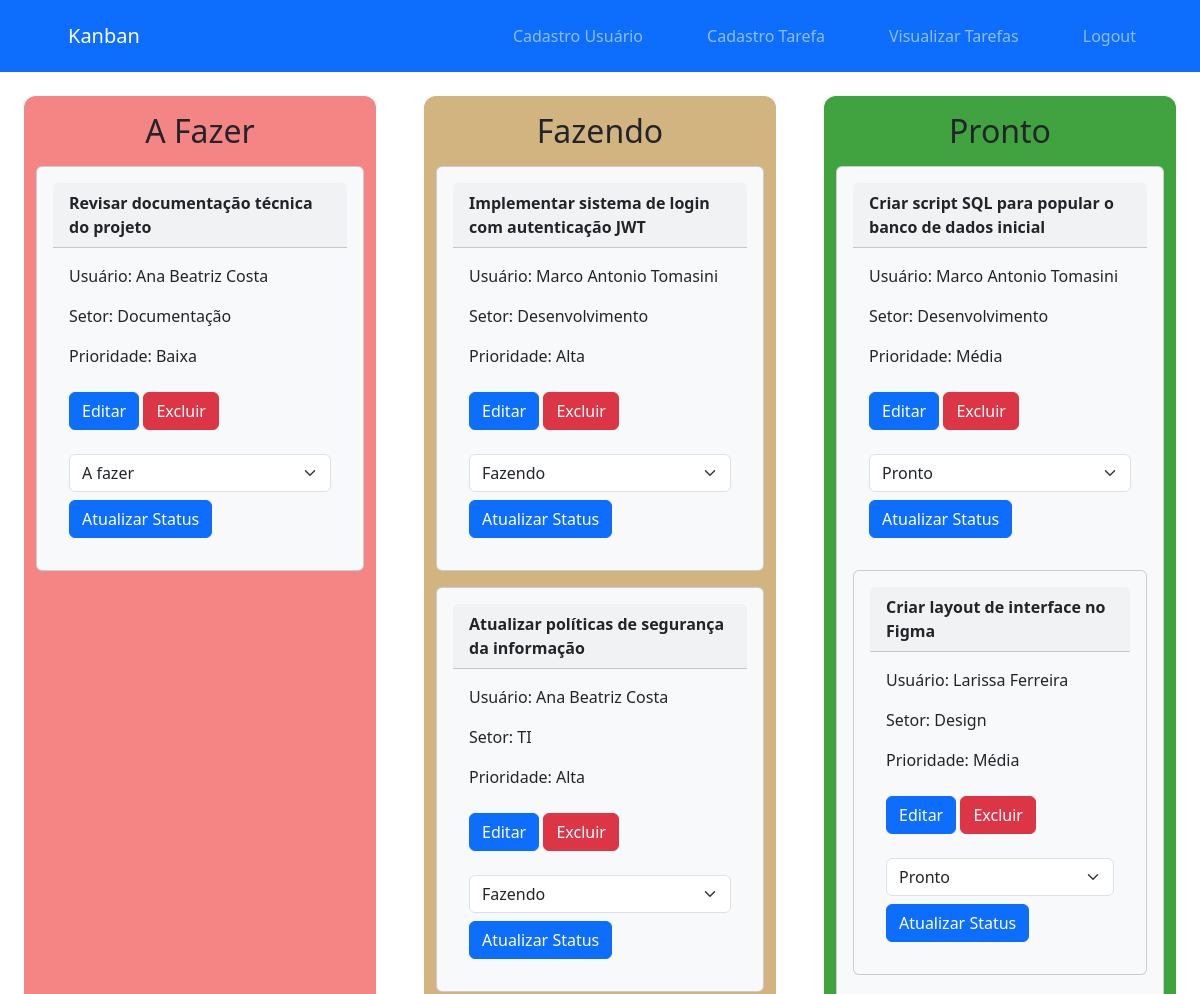
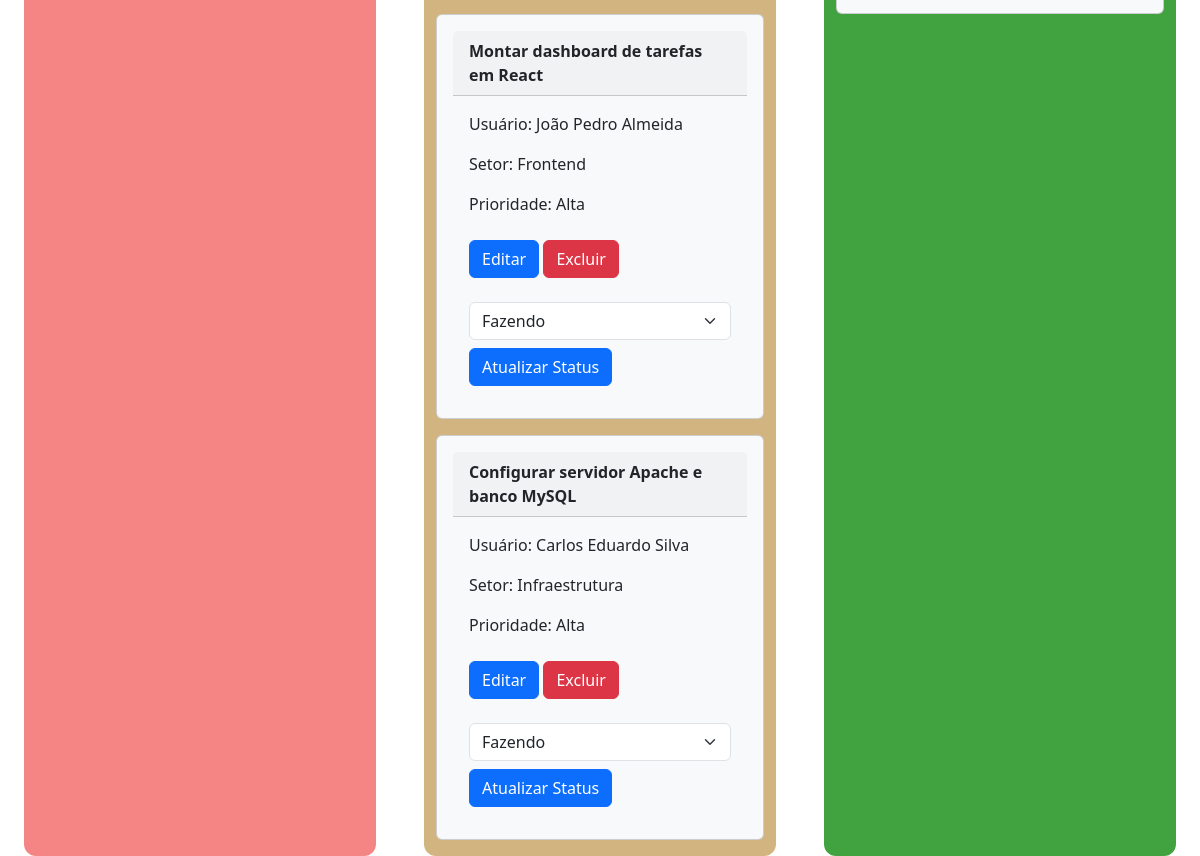
The page /index.php?id=2 (signed in) on the database its author committed (2 pictures, top to bottom).
### tables this page shows
CREATE TABLE tarefas
(
 id_tarefa INT PRIMARY KEY AUTO_INCREMENT,
 id_usuario INT, FOREIGN KEY (id_usuario) REFERENCES usuario(id_usuario),
 descricao_tarefa VARCHAR(255) NOT NULL,
 nome_setor VARCHAR(255) NOT NULL,
 prioridade ENUM('Baixa', 'Média', 'Alta') NOT NULL,
 data_cadastro TIMESTAMP DEFAULT CURRENT_TIMESTAMP,
 status ENUM('A Fazer', 'Fazendo', 'Pronto') NOT NULL
);

CREATE TABLE usuario 
( 
 id_usuario INT PRIMARY KEY AUTO_INCREMENT,
 nome VARCHAR(255) NOT NULL,  
 email VARCHAR(255) NOT NULL UNIQUE 
);

### index.php (the view, shortened to what this page needs)
<?php
include 'public/partials/header_index.php';
?>
<html lang="en">
<head>
    <link href="https://cdn.jsdelivr.net/npm/bootstrap@5.3.7/dist/css/bootstrap.min.css" rel="stylesheet">
    <link rel="stylesheet" href="styles/style.css">
</head>
<body>
    <div class="container-fluid h-100">
        <div class="row">
                <div class="ms-4 me-4 col justify-content-center align-items-center bg-fazer">
                    <h2 class="mt-3 text-center">A Fazer</h2>
                    <?php
                    $sql = "SELECT * FROM tarefas INNER JOIN usuario ON tarefas.id_usuario = usuario.id_usuario WHERE status = 'A fazer' AND tarefas.id_usuario = {$_SESSION['id_usuario']}";
                    $result = $mysqli->query($sql);
                    if ($result->num_rows > 0) {
                        while ($row = $result->fetch_assoc()) {
                            echo "
                                <div class=\"card bg-light text-dark p-3 mb-3 mt-3 \">
                                <div class=\"card-header desc\">{$row['descricao_tarefa']}</div>
                                    <div class=\"card-body\">
                                        <p class=\"card-text\">Usuário: {$row['nome']}</p>
                                        <p class=\"card-text\">Setor: {$row['nome_setor']}</p>
                                        <p class=\"card-text\">Prioridade: {$row['prioridade']}</p>
                                        <a method='GET' class='btn mb-4 btn-primary mt-2' href='public/cadastro_tarefa.php?id={$row['id_tarefa']}'>Editar</a>
                                        <a class='btn mb-4 btn-danger mt-2' href='public/delete_tarefa.php?id={$row['id_tarefa']}'>Excluir</a>
                                    <form action='public/update_status.php' method='POST'>
                                    <select name='status' class='form-select' required>
                                            <option value='A fazer' selected>A fazer</option>
                                            <option value='Fazendo'>Fazendo</option>
                                            <option value='Pronto'>Pronto</option>
                                        </select>
                                        <input type='hidden' name='id_tarefa' value='{$row['id_tarefa']}'>
                                        <input type='submit' class='btn btn-primary mt-2' value='Atualizar Status'>
                                    </form>
                                    </div>
                                </div>
                            ";
                        }
                    }
                    ?>
                </div>
                <div class="ms-4 me-4 col justify-content-center align-items-center bg-fazendo">
                    <h2 class="mt-3 text-center">Fazendo</h2>
                    <?php
                    $sql = "SELECT * FROM tarefas INNER JOIN usuario ON tarefas.id_usuario = usuario.id_usuario WHERE status = 'Fazendo'";
                    $result = $mysqli->query($sql);
                    if ($result->num_rows > 0) {
                        while ($row = $result->fetch_assoc()) {
                            echo "
                                <div class=\"card bg-light text-dark mb-3 mt-3 p-3\">
                                <div class=\"card-header desc\">{$row['descricao_tarefa']}</div>
                                    <div class=\"card-body\">
                                        <p class=\"card-text\">Usuário: {$row['nome']}</p>
                                        <p class=\"card-text\">Setor: {$row['nome_setor']}</p>
                                        <p class=\"card-text\">Prioridade: {$row['prioridade']}</p>
                                        <a class='btn mb-4 btn-primary mt-2' href='public/cadastro_tarefa.php?id={$row['id_tarefa']}'>Editar</a>
                                        <a class='btn mb-4 btn-danger mt-2' href='public/delete_tarefa.php?id={$row['id_tarefa']}'>Excluir</a>
                                        <form action='public/update_status.php' method='POST'>
                                            <select name='status' class='form-select' required>
                                                <option value='A fazer'>A fazer</option>
                                                <option value='Fazendo' selected>Fazendo</option>
                                                <option value='Pronto'>Pronto</option>
                                            </select>
                                            <input type='hidden' name='id_tarefa' value='{$row['id_tarefa']}'>
                                            <input type='submit' class='btn btn-primary mt-2' value='Atualizar Status'>
                                        </form>
                                    </div>
                                </div>
                            ";
                        }
                    }
                    ?>
                </div>
                <div class="ms-4 me-4 col justify-content-center align-items-center bg-pronto">
                    <h2 class="mt-3 text-center">Pronto</h2>
                    <?php
                    $sql = "SELECT * FROM tarefas INNER JOIN usuario ON tarefas.id_usuario = usuario.id_usuario WHERE status = 'Pronto'";
                    $result = $mysqli->query($sql);
                    if ($result->num_rows > 0) {
                        while ($row = $result->fetch_assoc()) {
                            echo "
                                <div class=\"card bg-light mb-3 mt-3 p-3\">
                                <div class=\"card-header desc\">{$row['descricao_tarefa']}</div>
                                    <div class=\"card-body\">
                                        <p class=\"card-text\">Usuário: {$row['nome']}</p>
                                        <p class=\"card-text\">Setor: {$row['nome_setor']}</p>
                                        <p class=\"card-text\">Prioridade: {$row['prioridade']}</p>
                                        <a class='btn mb-4 btn-primary mt-2' href='public/cadastro_tarefa.php?id={$row['id_tarefa']}'>Editar</a>
                                        <a class='btn mb-4 btn-danger mt-2' href='public/delete_tarefa.php?id={$row['id_tarefa']}'>Excluir</a>
                                    <form action='public/update_status.php' method='POST'>
                                        <select name='status' class='form-select' required>
                                            <option value='A fazer'>A fazer</option>
                                            <option value='Fazendo'>Fazendo</option>
                                            <option value='Pronto' selected>Pronto</option>
                                        </select>
                                        <input type='hidden' name='id_tarefa' value='{$row['id_tarefa']}'>
                                        <input type='submit' class='btn btn-primary mt-2' value='Atualizar Status'>
                                    </form>
                                </div>
                            ";
                        }
                    }
                    ?>
                </div>
            </div>
        </div>
    </div>
</body>
</html>

### styles/style.css (style rules this page uses)
body { height: 100vh; }
.bg-fazer { background-color: rgb(245, 132, 132); border-radius: 12px; }
.bg-fazendo { background-color: rgb(209, 180, 127); border-radius: 12px; }
.bg-pronto { background-color: rgb(64, 163, 64); border-radius: 12px; }
.h-100 { height: 90vh; }
.desc { font-weight: bold; }

### rows shown on the page
tarefas: descricao_tarefa "Revisar documentação técnica do projeto", id_usuario.nome "Ana Beatriz Costa", nome_setor "Documentação", prioridade "Baixa"
tarefas: descricao_tarefa "Implementar sistema de login com autenticação JWT", id_usuario.nome "Marco Antonio Tomasini", nome_setor "Desenvolvimento", prioridade "Alta"
tarefas: descricao_tarefa "Atualizar políticas de segurança da informação", id_usuario.nome "Ana Beatriz Costa", nome_setor "TI", prioridade "Alta"
tarefas: descricao_tarefa "Montar dashboard de tarefas em React", id_usuario.nome "João Pedro Almeida", nome_setor "Frontend", prioridade "Alta"
tarefas: descricao_tarefa "Configurar servidor Apache e banco MySQL", id_usuario.nome "Carlos Eduardo Silva", nome_setor "Infraestrutura", prioridade "Alta"
tarefas: descricao_tarefa "Criar script SQL para popular o banco de dados inicial", id_usuario.nome "Marco Antonio Tomasini", nome_setor "Desenvolvimento", prioridade "Média"
tarefas: descricao_tarefa "Criar layout de interface no Figma", id_usuario.nome "Larissa Ferreira", nome_setor "Design", prioridade "Média"
